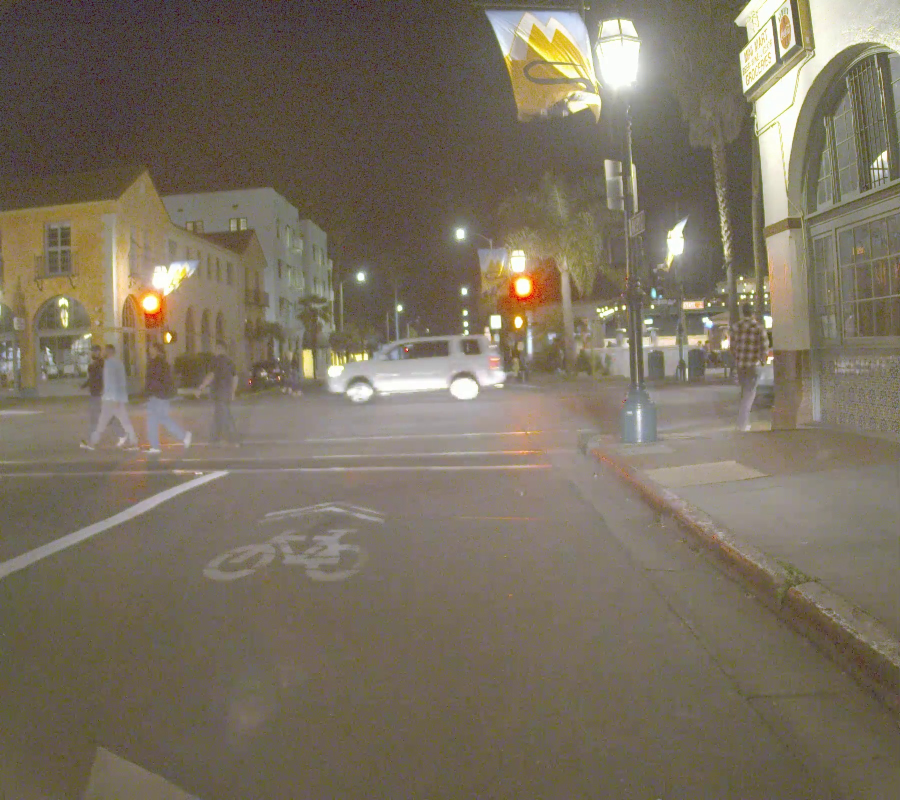
#> input picture data/RGB/FLIR_08876.jpg, 1800 x 1600 px (shown at 1/2 size)
$ jupyter execute img_merger.ipynb   (shell and % lines are left out)
#> lines starting #> are read from the running program, lines starting #| are printed output that depends on the picture
The idea is to take two imgs: RGB and Grayscale(that represents IR) and combine them into one.
Draw a bb on the creted 4 canal image(how?).
Then split them back and receive RGB with the correct bb and grayscale with the correct bb

[cell 1]
import cv2
import numpy as np
import matplotlib.pyplot as plt

path_rgb = "data/RGB/FLIR_08876.jpg"
path_ir = "data/thermal_8_bit/FLIR_08876.jpeg"
img_bgr = cv2.imread(path_rgb)
#> img_bgr is the input picture: shape (1600, 1800, 3); mean B, G, R 95.7, 112.3, 122
img_rgb = cv2.cvtColor(img_bgr, cv2.COLOR_BGR2RGB)
img_ir = cv2.imread(path_ir)
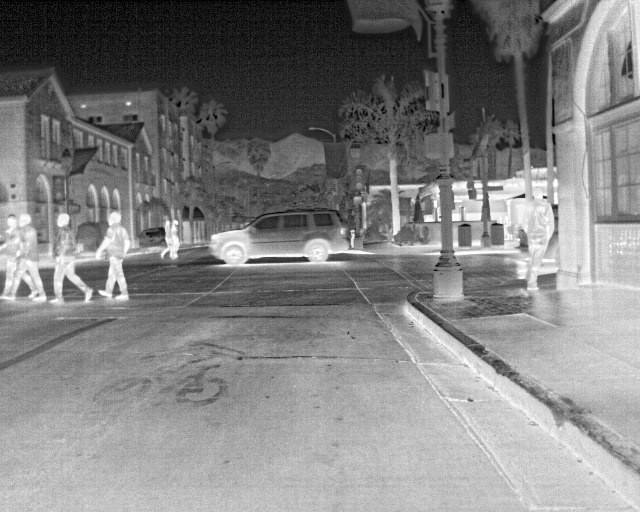
#> input picture data/thermal_8_bit/FLIR_08876.jpeg, 640 x 512 px
#> img_ir is the input picture: shape (512, 640, 3); min 0, max 255, mean 129.5

zeros = np.zeros(img_rgb.shape, dtype=np.uint8)

offset_x = (img_rgb.shape[1] - img_ir.shape[1]) // 2
#> offset_x = 580
offset_y = (img_rgb.shape[0] - img_ir.shape[0]) // 2
#> offset_y = 544

print("offset_x: {}".format(offset_x))
#| offset_x: 580
print("offset_y: {}".format(offset_y))
#| offset_y: 544

print("RGB: {}".format(img_rgb.shape))
#| RGB: (1600, 1800, 3)
print("IR: {}".format(img_ir.shape))
#| IR: (512, 640, 3)

zeros[offset_y:offset_y + img_ir.shape[0], offset_x:offset_x + img_ir.shape[1]] = img_ir
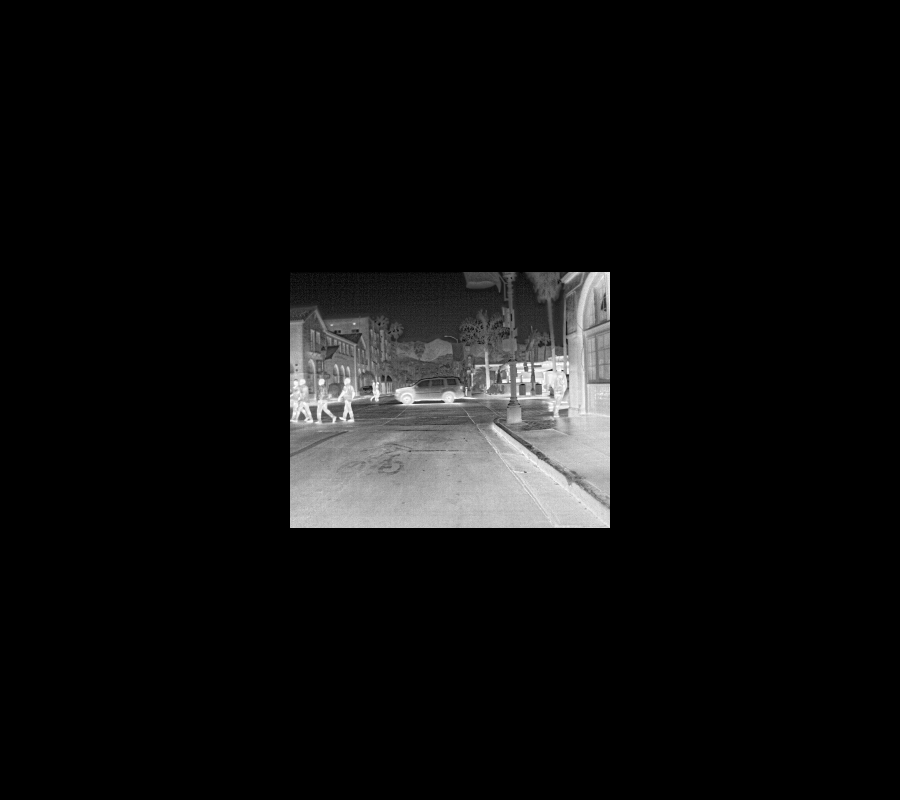
#> zeros: shape (1600, 1800, 3) (shown at 1/2 size); min 0, max 255, mean 14.7
extended_ir = cv2.resize(img_ir, (img_rgb.shape[1], img_rgb.shape[0]))
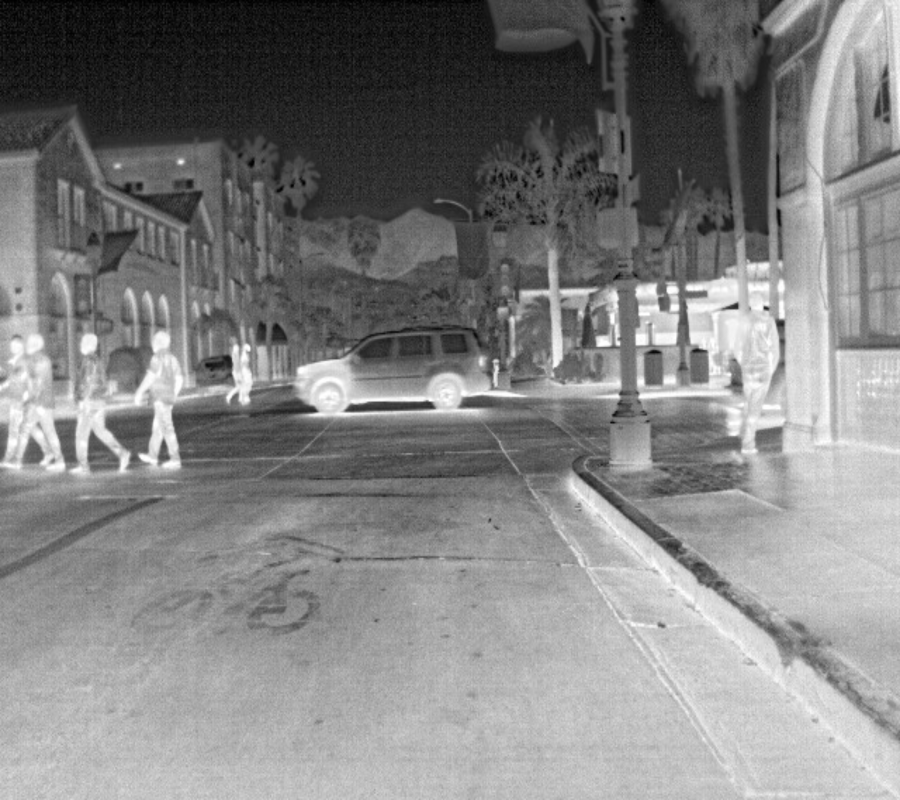
#> extended_ir: shape (1600, 1800, 3) (shown at 1/2 size); min 0, max 255, mean 129.3

# img_ir = cv2.imread(path_ir)
if img_rgb is not None and img_ir is not None:
    f, axarr = plt.subplots(nrows=2, ncols=2, figsize=(20, 20))
    axarr[0, 0].imshow(img_rgb)
    axarr[0, 1].imshow(img_ir)
    axarr[0, 0].set_title("RGB")
    axarr[0, 1].set_title("IR")
#     axarr[0, 0].axis("off")
#     axarr[0, 1].axis("off")
    axarr[1, 0].imshow(zeros)
    axarr[1, 1].imshow(extended_ir)
    axarr[1, 0].set_title("ZEROS")
    axarr[1, 1].set_title("EXTENDED IR")
#     axarr[1, 0].axis("off")
#     axarr[1, 1].axis("off")

    plt.show()
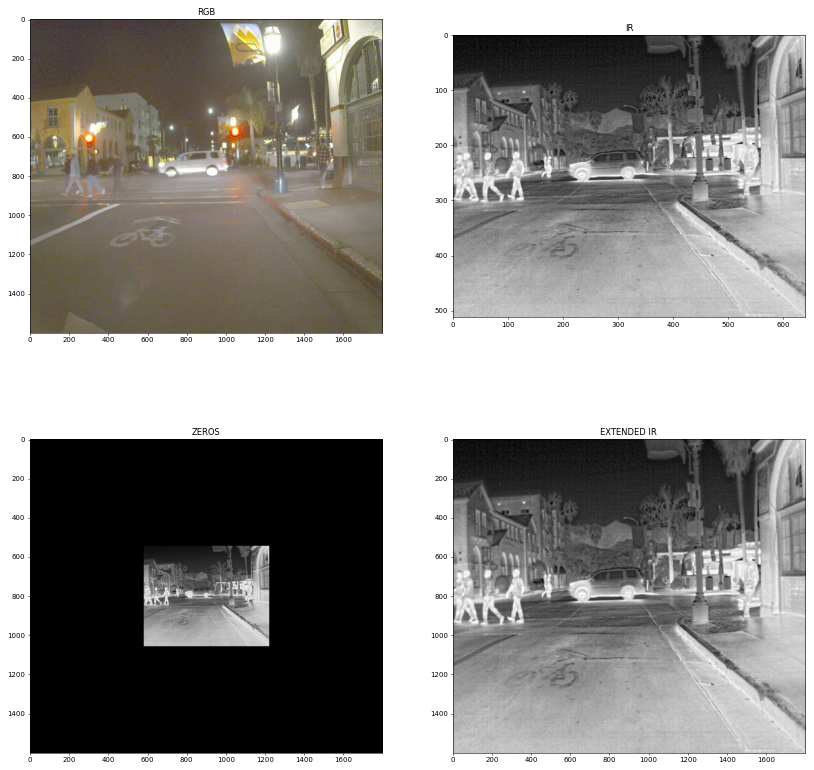
#> figure drawn by matplotlib, 4 panels
